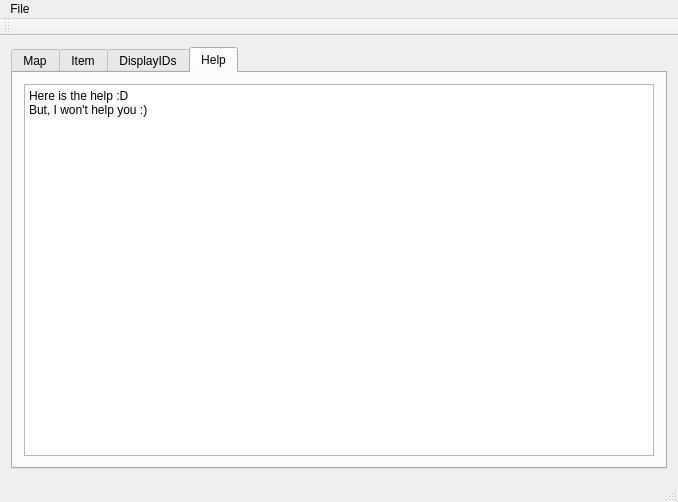
<?xml version="1.0" encoding="UTF-8"?>
<ui version="4.0">
 <class>MainWindow</class>
 <widget class="QMainWindow" name="MainWindow">
  <property name="geometry">
   <rect>
    <x>0</x>
    <y>0</y>
    <width>678</width>
    <height>502</height>
   </rect>
  </property>
  <property name="windowTitle">
   <string>MainWindow</string>
  </property>
  <widget class="QWidget" name="centralWidget">
   <layout class="QGridLayout" name="gridLayout_3">
    <item row="0" column="0">
     <widget class="QTabWidget" name="tabWidgets">
      <property name="currentIndex">
       <number>3</number>
      </property>
      <widget class="QWidget" name="tabMap">
       <attribute name="title">
        <string>Map</string>
       </attribute>
       <layout class="QVBoxLayout" name="verticalLayout">
        <item>
         <widget class="QGraphicsView" name="mapView"/>
        </item>
       </layout>
      </widget>
      <widget class="QWidget" name="tabItem">
       <attribute name="title">
        <string>Item</string>
       </attribute>
       <layout class="QGridLayout" name="gridLayout_2">
        <item row="1" column="0">
         <widget class="QGroupBox" name="groupBox">
          <property name="title">
           <string>Generic</string>
          </property>
          <layout class="QGridLayout" name="gridLayout_4">
           <item row="5" column="1">
            <widget class="QComboBox" name="subClassBox"/>
           </item>
           <item row="3" column="0">
            <widget class="QLabel" name="label_3">
             <property name="text">
              <string>Description</string>
             </property>
            </widget>
           </item>
           <item row="4" column="1">
            <widget class="QComboBox" name="classBox"/>
           </item>
           <item row="5" column="0">
            <widget class="QLabel" name="label_7">
             <property name="text">
              <string>Sub class</string>
             </property>
            </widget>
           </item>
           <item row="4" column="0">
            <widget class="QLabel" name="label_6">
             <property name="text">
              <string>Class</string>
             </property>
            </widget>
           </item>
           <item row="7" column="1">
            <widget class="QSpinBox" name="displayIDEdit"/>
           </item>
           <item row="1" column="1">
            <widget class="QLineEdit" name="nameEdit"/>
           </item>
           <item row="6" column="0">
            <widget class="QLabel" name="label_4">
             <property name="text">
              <string>Inventory Type</string>
             </property>
            </widget>
           </item>
           <item row="7" column="0">
            <widget class="QLabel" name="label_5">
             <property name="text">
              <string>Display ID</string>
             </property>
            </widget>
           </item>
           <item row="3" column="1">
            <widget class="QLineEdit" name="nameDescription"/>
           </item>
           <item row="1" column="0">
            <widget class="QLabel" name="label_2">
             <property name="text">
              <string>Name</string>
             </property>
            </widget>
           </item>
           <item row="6" column="1">
            <widget class="QComboBox" name="invTypeBox">
             <item>
              <property name="text">
               <string>Not equippable</string>
              </property>
             </item>
             <item>
              <property name="text">
               <string>Bag</string>
              </property>
             </item>
            </widget>
           </item>
           <item row="8" column="1">
            <spacer name="verticalSpacer_2">
             <property name="orientation">
              <enum>Qt::Vertical</enum>
             </property>
             <property name="sizeHint" stdset="0">
              <size>
               <width>20</width>
               <height>40</height>
              </size>
             </property>
            </spacer>
           </item>
           <item row="0" column="0">
            <widget class="QLabel" name="label_8">
             <property name="text">
              <string>ItemID</string>
             </property>
            </widget>
           </item>
           <item row="0" column="1">
            <widget class="QLineEdit" name="itemID_Line">
             <property name="readOnly">
              <bool>true</bool>
             </property>
            </widget>
           </item>
          </layout>
         </widget>
        </item>
        <item row="1" column="1">
         <widget class="QGroupBox" name="bag_specific_group">
          <property name="enabled">
           <bool>false</bool>
          </property>
          <property name="title">
           <string>Bag-specific</string>
          </property>
          <layout class="QGridLayout" name="gridLayout">
           <item row="0" column="0">
            <widget class="QLabel" name="label">
             <property name="text">
              <string>Container slots:</string>
             </property>
            </widget>
           </item>
           <item row="0" column="1">
            <widget class="QSpinBox" name="containerSlotsBox">
             <property name="minimum">
              <number>1</number>
             </property>
             <property name="maximum">
              <number>36</number>
             </property>
            </widget>
           </item>
           <item row="1" column="1">
            <spacer name="verticalSpacer">
             <property name="orientation">
              <enum>Qt::Vertical</enum>
             </property>
             <property name="sizeHint" stdset="0">
              <size>
               <width>20</width>
               <height>40</height>
              </size>
             </property>
            </spacer>
           </item>
           <item row="1" column="0">
            <spacer name="horizontalSpacer">
             <property name="orientation">
              <enum>Qt::Horizontal</enum>
             </property>
             <property name="sizeHint" stdset="0">
              <size>
               <width>40</width>
               <height>20</height>
              </size>
             </property>
            </spacer>
           </item>
          </layout>
         </widget>
        </item>
        <item row="2" column="0" colspan="2">
         <widget class="QPushButton" name="addItemToDatabase">
          <property name="text">
           <string>Add to database</string>
          </property>
         </widget>
        </item>
       </layout>
      </widget>
      <widget class="QWidget" name="tabDisplayID">
       <attribute name="title">
        <string>DisplayIDs</string>
       </attribute>
       <layout class="QVBoxLayout" name="verticalLayout_2">
        <item>
         <layout class="QFormLayout" name="formLayout">
          <item row="0" column="0">
           <widget class="QLabel" name="displayInfoIDLabel">
            <property name="text">
             <string>DisplayInfoID</string>
            </property>
           </widget>
          </item>
          <item row="0" column="1">
           <widget class="QSpinBox" name="displayInfoID_SpinBox"/>
          </item>
          <item row="1" column="0">
           <widget class="QLabel" name="textureFilenameLabel">
            <property name="text">
             <string>Texture Filename</string>
            </property>
           </widget>
          </item>
          <item row="1" column="1">
           <widget class="QLineEdit" name="textureFilenameEdit"/>
          </item>
         </layout>
        </item>
        <item>
         <spacer name="verticalSpacer_3">
          <property name="orientation">
           <enum>Qt::Vertical</enum>
          </property>
          <property name="sizeHint" stdset="0">
           <size>
            <width>20</width>
            <height>40</height>
           </size>
          </property>
         </spacer>
        </item>
        <item>
         <widget class="QPushButton" name="addDisplayIDToDatabase">
          <property name="text">
           <string>Add to database</string>
          </property>
         </widget>
        </item>
       </layout>
      </widget>
      <widget class="QWidget" name="tabHelp">
       <attribute name="title">
        <string>Help</string>
       </attribute>
       <layout class="QVBoxLayout" name="verticalLayout_3">
        <item>
         <widget class="QPlainTextEdit" name="helpEdit">
          <property name="readOnly">
           <bool>true</bool>
          </property>
          <property name="plainText">
           <string>Here is the help :D
But, I won't help you :)</string>
          </property>
         </widget>
        </item>
       </layout>
      </widget>
     </widget>
    </item>
   </layout>
  </widget>
  <widget class="QMenuBar" name="menuBar">
   <property name="geometry">
    <rect>
     <x>0</x>
     <y>0</y>
     <width>678</width>
     <height>20</height>
    </rect>
   </property>
   <widget class="QMenu" name="menuFile">
    <property name="title">
     <string>File</string>
    </property>
    <widget class="QMenu" name="menuOpen">
     <property name="title">
      <string>Open ...</string>
     </property>
     <addaction name="actionA_client_database"/>
     <addaction name="actionA_server_database"/>
     <addaction name="actionA_map"/>
    </widget>
    <addaction name="menuOpen"/>
    <addaction name="actionSave_map"/>
    <addaction name="separator"/>
    <addaction name="actionExit"/>
   </widget>
   <addaction name="menuFile"/>
  </widget>
  <widget class="QToolBar" name="mainToolBar">
   <attribute name="toolBarArea">
    <enum>TopToolBarArea</enum>
   </attribute>
   <attribute name="toolBarBreak">
    <bool>false</bool>
   </attribute>
  </widget>
  <widget class="QStatusBar" name="statusBar"/>
  <action name="actionOpen_a_connection_in_server_database">
   <property name="text">
    <string>Open a connection in server database</string>
   </property>
  </action>
  <action name="actionA_client_database">
   <property name="text">
    <string>a client database</string>
   </property>
  </action>
  <action name="actionA_server_database">
   <property name="text">
    <string>a server database</string>
   </property>
  </action>
  <action name="actionExit">
   <property name="text">
    <string>Exit</string>
   </property>
  </action>
  <action name="actionA_map">
   <property name="text">
    <string>a map</string>
   </property>
  </action>
  <action name="actionMap">
   <property name="text">
    <string>map</string>
   </property>
  </action>
  <action name="actionItem">
   <property name="text">
    <string>item</string>
   </property>
  </action>
  <action name="actionDisplay_ID">
   <property name="text">
    <string>display ID</string>
   </property>
  </action>
  <action name="actionSave_map">
   <property name="text">
    <string>Save map</string>
   </property>
  </action>
 </widget>
 <layoutdefault spacing="6" margin="11"/>
 <resources/>
 <connections/>
</ui>
